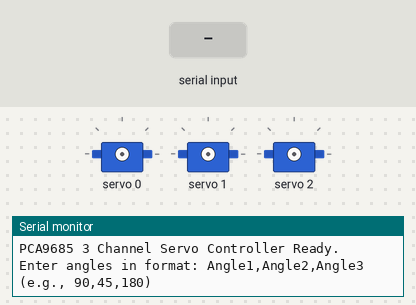
A sketch run on a simulated Arduino Uno, built with avr-gcc and run on an emulated ATmega328P. Shown: 3 × servo, the last lines printed to the serial monitor. The inputs (shaded band) are chosen by the test bench.

Above: at 1.2 s.
1.3 s: "90,45,200\n" received over Serial
At 2.1 s:
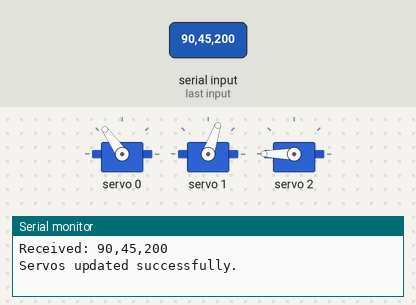
2.8 s: "30,150,10\n" received over Serial
At 3.2 s:
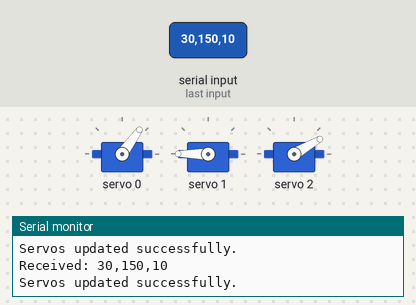
4.3 s: "1,90,45\n" received over Serial
At 5.5 s:
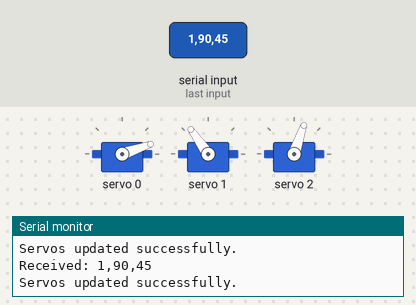
Timing chart, 0 to 7.3 s (numbered marks = the images above; inputs shaded):
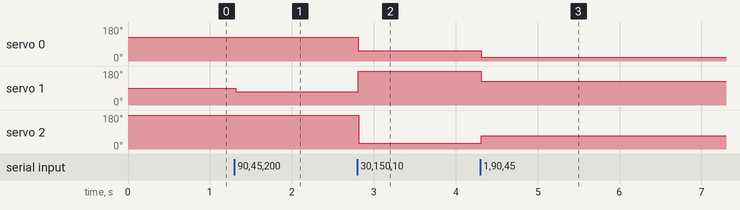

The sketch:

arm_uno.ino
```cpp
#include <Wire.h>
#include <Adafruit_PWMServoDriver.h>

// I2C default address is 0x40
Adafruit_PWMServoDriver pwm = Adafruit_PWMServoDriver();

// --- Servo Configuration ---
// Adjust these values to match your specific servo's range
#define SERVOMIN 150  // This is the 'minimum' pulse length count (approx. 0 degrees)
#define SERVOMAX 600  // This is the 'maximum' pulse length count (approx. 180 degrees)
#define SERVO_FREQ 50 // Standard analog servo frequency (50 Hz)

// Helper function to map an angle (0-180) to the correct PWM pulse length
uint16_t setServoAngle(uint8_t channel, int angle) {
  // 1. 각도 범위를 0에서 180 사이로 제한합니다.
  angle = constrain(angle, 0, 180);

  // 2. map() 함수를 사용하여 각도(0-180)를 펄스 값(SERVOMIN-SERVOMAX)으로 변환합니다.
  uint16_t pulselen = map(angle, 0, 180, SERVOMIN, SERVOMAX);

  // 3. 서보 채널에 펄스 값을 설정하여 모터를 움직입니다.
  pwm.setPWM(channel, 0, pulselen);

  return pulselen;
}

void setup() {
  Serial.begin(9600);
  Serial.println("PCA9685 3 Channel Servo Controller Ready.");
  Serial.println("Enter angles in format: Angle1,Angle2,Angle3 (e.g., 90,45,180)");

  pwm.begin();

  // Set the internal oscillator frequency for accurate timing
  pwm.setOscillatorFrequency(27000000);
  pwm.setPWMFreq(SERVO_FREQ);  // Set the PWM frequency

  delay(10);
}

void loop() {
  // 시리얼 데이터가 들어올 때까지 기다립니다.
  if (Serial.available() > 0) {
    // 줄바꿈 문자('\n')를 만날 때까지 문자열을 읽어옵니다.
    String input = Serial.readStringUntil('\n');
    input.trim(); // 앞뒤 공백 제거

    // 입력 문자열에서 쉼표(,) 위치를 찾습니다.
    int firstComma = input.indexOf(',');
    // 마지막 쉼표의 위치를 찾습니다. (세 번째 숫자를 분리하기 위함)
    int secondComma = input.lastIndexOf(',');

    // 쉼표 두 개가 모두 있고, 같은 위치가 아니어야 합니다. (올바른 3개 값 형식 확인)
    if (firstComma != -1 && firstComma < secondComma) {
      // 1. 첫 번째 각도 문자열 추출 및 변환 (채널 0)
      String angle1Str = input.substring(0, firstComma);
      int angle1 = angle1Str.toInt();

      // 2. 두 번째 각도 문자열 추출 및 변환 (채널 1)
      String angle2Str = input.substring(firstComma + 1, secondComma);
      int angle2 = angle2Str.toInt();

      // 3. 세 번째 각도 문자열 추출 및 변환 (채널 2)
      String angle3Str = input.substring(secondComma + 1);
      int angle3 = angle3Str.toInt();

      // 변환된 각도를 시리얼 모니터에 출력합니다.
      Serial.print("Received: ");
      Serial.print(angle1); Serial.print(",");
      Serial.print(angle2); Serial.print(",");
      Serial.print(angle3); Serial.println("");

      // 서보 제어 함수 호출
      setServoAngle(0, angle1);
      setServoAngle(1, angle2);
      setServoAngle(2, angle3);

      Serial.println("Servos updated successfully.");
    } else {
      // 잘못된 형식으로 입력된 경우 안내 메시지를 출력합니다.
      Serial.print("Invalid format: '");
      Serial.print(input);
      Serial.println("'. Use: Angle1,Angle2,Angle3 (e.g., 90,45,180)");
    }
  }

  delay(10); // CPU 과부하 방지를 위한 짧은 지연
}
```

Measured:
- after the input at 1.3 s, servo 1: 90° → 71° at once
- after the input at 2.8 s, servo 0: 125° → 54° at once; servo 1: 71° → 180° at once; servo 2: 180° → 30° at once
- after the input at 4.3 s, servo 0: 54° → 19° at once; servo 1: 180° → 125° at once; servo 2: 30° → 71° at once
